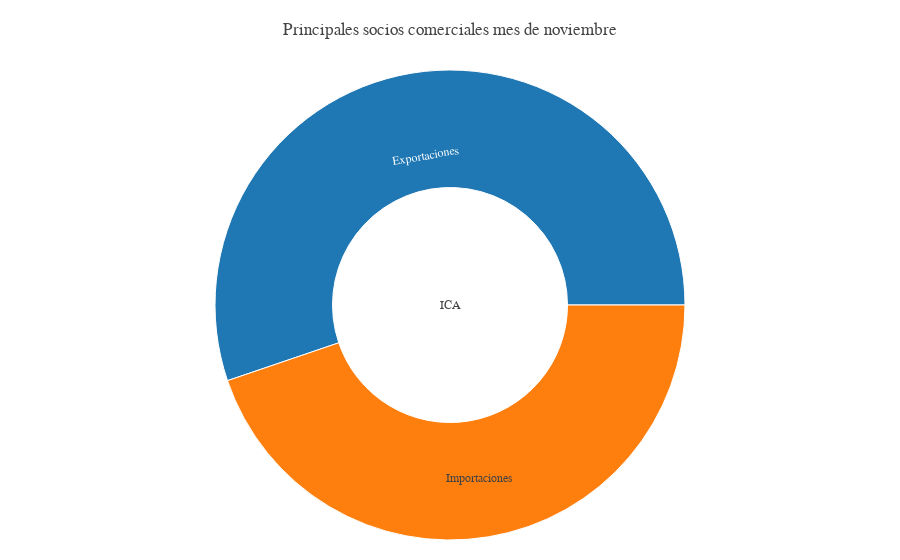

The code cell stored with this chart in its notebook:
### Code cell
def build_hierarchical_dataframe(df, levels, value_column, color_columns=None):
    """
    Build a hierarchy of levels for Sunburst or Treemap charts.

    Levels are given starting from the bottom to the top of the hierarchy,
    ie the last level corresponds to the root.
    """
    df_all_trees = pd.DataFrame(columns=['id', 'parent', 'value', 'color'])
    total_pa_color = df.valor.sum()
    for i, level in enumerate(levels):
        df_tree = pd.DataFrame(columns=['id', 'parent', 'value', 'color'])
        dfg = df.groupby(levels[i:]).sum()
        dfg = dfg.reset_index()
        df_tree['id'] = dfg[level].copy()
        if i < len(levels) - 1:
            df_tree['parent'] = dfg[levels[i+1]].copy()
        else:
            df_tree['parent'] = 'ICA'
        df_tree['value'] = dfg[value_column]
        
        # df_tree['color'] = dfg[color_columns]/total_pa_color
        df_all_trees = df_all_trees.append(df_tree, ignore_index=True)
        # df_all_trees = pd.concat([df_all_trees,df_tree] ,ignore_index=True)
    total = pd.Series(dict(id='ICA', parent='',
                              value=df[value_column].sum(),
                            #   color=df[color_columns]
                            ))
    df_all_trees = df_all_trees.append(total, ignore_index=True)
    #para reemplazar el nan del total
    # df_all_trees.color.iloc[-1] = 1
    # df_all_trees =pd.concat([df_all_trees,total], ignore_index=True)
    return df_all_trees

def plot_sunburst_socios(df_impo, acumulado:bool):
    fecha = F"acumulado hasta {DIC_MESES[ultimo_mes]}" if acumulado else F"mes de {DIC_MESES[ultimo_mes]}"
    socios_sas_mensual_tree = build_hierarchical_dataframe(df=df_impo, levels=["rubro_uso", "comercio"],value_column="valor", color_columns = "valor")

    fig = go.Figure(go.Sunburst(
        labels=socios_sas_mensual_tree['id'],
        parents=socios_sas_mensual_tree['parent'],
        values=socios_sas_mensual_tree['value'],
        branchvalues='total',
        marker=dict(
            # colors=socios_sas_mensual_tree['color'],
            # colorscale='Sunsetdark',
            # cmid=average_score
            ),
        hovertemplate='<b>%{label} </b> <br> CIF: $%{value:,.2f}<br> Proporcion: %{color:.2%}', #Me jode la proporcion, sí o sí entra por color
        name='',
        maxdepth=2
        ))
    fig.update_layout(title_text = f"Principales socios comerciales {fecha}", template = None,
                    margin = {"t":70, "b":20, "l":10, "r":10},separators = ",." ,
                    #   uniformtext=dict(minsize=10, mode='hide'),
                    font_family = "verdana",
                    # paper_bgcolor='rgba(0,0,0,0)',
                    ) 
    
    return fig

plot_sunburst_socios(df_acumulada, acumulado=True)
plot_sunburst_socios(df_mensual, acumulado=False)

### Figure 1 — Plotly figure (JSON) as saved in the notebook; plotly's stock layout.template omitted (floating-point values rounded to 4 significant figures)
{"data": [{"branchvalues": "total", "hovertemplate": "<b>%{label} </b> <br> CIF: $%{value:,.2f}<br> Proporcion: %{color:.2%}", "labels": ["Bienes de capital (BK)", "Bienes de consumo (BC)", "Bienes intermedios (BI)", "Combustibles y energía (CyE)", "Combustibles y lubricantes (CyL)", "Manufacturas de origen agropecuario (MOA)", "Manufacturas de origen industrial (MOI)", "Piezas y accesorios para bienes de capital (PyA)", "Productos primarios (PP)", "Resto", "Vehículos automotores de pasajeros (VA)", "Exportaciones", "Importaciones", "ICA"], "maxdepth": 2, "name": "", "parents": ["Importaciones", "Importaciones", "Importaciones", "Exportaciones", "Importaciones", "Exportaciones", "Exportaciones", "Importaciones", "Exportaciones", "Importaciones", "Importaciones", "ICA", "ICA", ""], "type": "sunburst", "values": [1071.0, 660.9, 2084.0, 579.0, 455.4, 2900.0, 2097.0, 1290.0, 1513.0, 26.12, 161.9, 7089.0, 5750.0, 12840.0]}], "layout": {"font": {"family": "verdana"}, "margin": {"b": 20, "l": 10, "r": 10, "t": 70}, "separators": ",.", "title": {"text": "Principales socios comerciales mes de noviembre"}}}
